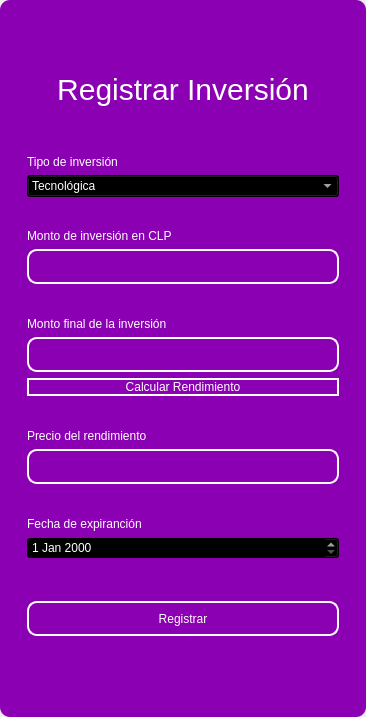
<?xml version="1.0" encoding="UTF-8"?>
<ui version="4.0">
 <class>MainWindow</class>
 <widget class="QMainWindow" name="MainWindow">
  <property name="geometry">
   <rect>
    <x>0</x>
    <y>0</y>
    <width>366</width>
    <height>717</height>
   </rect>
  </property>
  <property name="windowTitle">
   <string>MainWindow</string>
  </property>
  <property name="styleSheet">
   <string notr="true"/>
  </property>
  <widget class="QWidget" name="centralwidget">
   <property name="styleSheet">
    <string notr="true"/>
   </property>
   <layout class="QVBoxLayout" name="verticalLayout">
    <property name="spacing">
     <number>0</number>
    </property>
    <property name="leftMargin">
     <number>0</number>
    </property>
    <property name="topMargin">
     <number>0</number>
    </property>
    <property name="rightMargin">
     <number>0</number>
    </property>
    <property name="bottomMargin">
     <number>0</number>
    </property>
    <item>
     <widget class="QFrame" name="frame">
      <property name="enabled">
       <bool>true</bool>
      </property>
      <property name="styleSheet">
       <string notr="true">QFrame {
	border-radius:10px;
background-color: rgb(140, 0, 179);
 }
</string>
      </property>
      <property name="frameShape">
       <enum>QFrame::StyledPanel</enum>
      </property>
      <property name="frameShadow">
       <enum>QFrame::Raised</enum>
      </property>
      <layout class="QVBoxLayout" name="verticalLayout_2">
       <item>
        <widget class="QFrame" name="frame_superior">
         <property name="minimumSize">
          <size>
           <width>0</width>
           <height>40</height>
          </size>
         </property>
         <property name="maximumSize">
          <size>
           <width>16777215</width>
           <height>40</height>
          </size>
         </property>
         <property name="styleSheet">
          <string notr="true">QPushButton{
border-radius:18px;
}

QPushButton:hover{
	background-color: rgb(0, 0, 0);
}
</string>
         </property>
         <property name="frameShape">
          <enum>QFrame::StyledPanel</enum>
         </property>
         <property name="frameShadow">
          <enum>QFrame::Raised</enum>
         </property>
         <layout class="QHBoxLayout" name="horizontalLayout_3">
          <property name="spacing">
           <number>4</number>
          </property>
          <property name="leftMargin">
           <number>0</number>
          </property>
          <property name="topMargin">
           <number>0</number>
          </property>
          <property name="rightMargin">
           <number>0</number>
          </property>
          <property name="bottomMargin">
           <number>0</number>
          </property>
          <item>
           <widget class="QPushButton" name="btn_icon">
            <property name="text">
             <string/>
            </property>
            <property name="iconSize">
             <size>
              <width>40</width>
              <height>40</height>
             </size>
            </property>
           </widget>
          </item>
          <item>
           <spacer name="horizontalSpacer_2">
            <property name="orientation">
             <enum>Qt::Horizontal</enum>
            </property>
            <property name="sizeHint" stdset="0">
             <size>
              <width>443</width>
              <height>20</height>
             </size>
            </property>
           </spacer>
          </item>
          <item>
           <widget class="QPushButton" name="bt_minimizar">
            <property name="minimumSize">
             <size>
              <width>38</width>
              <height>38</height>
             </size>
            </property>
            <property name="maximumSize">
             <size>
              <width>38</width>
              <height>38</height>
             </size>
            </property>
            <property name="cursor">
             <cursorShape>PointingHandCursor</cursorShape>
            </property>
            <property name="text">
             <string/>
            </property>
            <property name="icon">
             <iconset>
              <normaloff>image/minus.svg</normaloff>image/minus.svg</iconset>
            </property>
            <property name="iconSize">
             <size>
              <width>38</width>
              <height>38</height>
             </size>
            </property>
           </widget>
          </item>
          <item>
           <widget class="QPushButton" name="bt_maximizar">
            <property name="minimumSize">
             <size>
              <width>38</width>
              <height>38</height>
             </size>
            </property>
            <property name="maximumSize">
             <size>
              <width>38</width>
              <height>38</height>
             </size>
            </property>
            <property name="cursor">
             <cursorShape>PointingHandCursor</cursorShape>
            </property>
            <property name="text">
             <string/>
            </property>
            <property name="icon">
             <iconset>
              <normaloff>image/chevron-up.svg</normaloff>image/chevron-up.svg</iconset>
            </property>
            <property name="iconSize">
             <size>
              <width>38</width>
              <height>38</height>
             </size>
            </property>
           </widget>
          </item>
          <item>
           <widget class="QPushButton" name="bt_restaurar">
            <property name="minimumSize">
             <size>
              <width>38</width>
              <height>38</height>
             </size>
            </property>
            <property name="maximumSize">
             <size>
              <width>38</width>
              <height>38</height>
             </size>
            </property>
            <property name="cursor">
             <cursorShape>PointingHandCursor</cursorShape>
            </property>
            <property name="text">
             <string/>
            </property>
            <property name="icon">
             <iconset>
              <normaloff>image/chevron-down.svg</normaloff>image/chevron-down.svg</iconset>
            </property>
            <property name="iconSize">
             <size>
              <width>38</width>
              <height>38</height>
             </size>
            </property>
           </widget>
          </item>
          <item>
           <widget class="QPushButton" name="bt_cerrar">
            <property name="minimumSize">
             <size>
              <width>38</width>
              <height>38</height>
             </size>
            </property>
            <property name="maximumSize">
             <size>
              <width>38</width>
              <height>38</height>
             </size>
            </property>
            <property name="cursor">
             <cursorShape>PointingHandCursor</cursorShape>
            </property>
            <property name="text">
             <string/>
            </property>
            <property name="icon">
             <iconset>
              <normaloff>image/x.svg</normaloff>image/x.svg</iconset>
            </property>
            <property name="iconSize">
             <size>
              <width>38</width>
              <height>38</height>
             </size>
            </property>
           </widget>
          </item>
         </layout>
        </widget>
       </item>
       <item>
        <widget class="QFrame" name="frame_3">
         <property name="styleSheet">
          <string notr="true">QLabel {
	color: rgb(255, 255, 254);
	font: 12pt &quot;Arial&quot;;
	background-color: rgba(0, 0, 0,0);
}

QTextEdit{
background-color: rgba(0, 0, 0,0);
border-radius:10px; 
font: 12pt &quot;Arial&quot;;
color: rgb(255, 255, 254);
border: 2px solid  rgb(255, 255, 255);

}

QTextEdit:hover{
background-color: rgba(0, 0, 0,0);
border-radius:10px; 
font: 12pt &quot;Arial&quot;;
border: 2px solid  rgb(120, 0, 171);
}

QTextEdit:focus{
background-color: rgb(0, 0, 0);
border-radius:10px; 
font: 12pt &quot;Arial&quot;;
border: 2px solid rgb(120, 0, 171);
}

QLineEdit{
background-color: rgba(0, 0, 0,0);
border-radius:10px; 
font: 12pt &quot;Arial&quot;;
color: rgb(255, 255, 254);
border: 2px solid  rgb(255, 255, 255);

}

QLineEdit:hover{
background-color: rgba(0, 0, 0,0);
border-radius:10px; 
font: 12pt &quot;Arial&quot;;
border: 2px solid  rgb(120, 0, 171);
}

QLineEdit:focus{
background-color: rgb(0, 0, 0);
border-radius:10px; 
font: 12pt &quot;Arial&quot;;
border: 2px solid rgb(120, 0, 171);
}

QCheckBox{
	font: 12pt &quot;Arial&quot;;
	color: rgb(255, 255, 255);
}

QCheckBox::indicator {
    width: 18px;
    height:18px;
}

QCheckBox::indicator:unchecked {
   background-image: url(image/square.svg);
}

QCheckBox::indicator:checked {
   background-image: url(image/check-square.svg);
}

QPushButton{
border-radius:10px; 
font: 12pt &quot;Arial&quot;;
color: rgb(255, 255, 254);
border: 2px solid #ffffff;
}

QPushButton:hover{
border-radius:10px; 
font: 12pt &quot;Arial&quot;;
color: rgb(255, 255, 255);
border: 2px solid rgb(120, 0, 171);
	background-color: rgb(120, 0, 171);
}
</string>
         </property>
         <property name="frameShape">
          <enum>QFrame::StyledPanel</enum>
         </property>
         <property name="frameShadow">
          <enum>QFrame::Raised</enum>
         </property>
         <layout class="QHBoxLayout" name="horizontalLayout_4">
          <item>
           <layout class="QVBoxLayout" name="verticalLayout_4">
            <property name="spacing">
             <number>5</number>
            </property>
            <property name="rightMargin">
             <number>0</number>
            </property>
            <property name="bottomMargin">
             <number>0</number>
            </property>
            <item>
             <widget class="QLabel" name="label_3">
              <property name="minimumSize">
               <size>
                <width>100</width>
                <height>50</height>
               </size>
              </property>
              <property name="styleSheet">
               <string notr="true">font-size: 30px;
color: rgb(255, 255, 255);</string>
              </property>
              <property name="text">
               <string>Registrar Inversión</string>
              </property>
              <property name="alignment">
               <set>Qt::AlignCenter</set>
              </property>
             </widget>
            </item>
            <item>
             <widget class="QFrame" name="frame_4">
              <property name="maximumSize">
               <size>
                <width>400</width>
                <height>700</height>
               </size>
              </property>
              <property name="styleSheet">
               <string notr="true">QLabel {
	color: rgb(255, 255, 254);
	font: 12pt &quot;Arial&quot;;
	background-color: rgba(0, 0, 0,0);
}

QTextEdit{
background-color: rgba(0, 0, 0,0);
border-radius:10px; 
font: 12pt &quot;Arial&quot;;
color: rgb(255, 255, 254);
border: 2px solid  rgb(255, 255, 255);

}

QTextEdit:hover{
background-color: rgba(0, 0, 0,0);
border-radius:10px; 
font: 12pt &quot;Arial&quot;;
border: 2px solid  rgb(120, 0, 171);
}

QTextEdit:focus{
background-color: rgb(0, 0, 0);
border-radius:10px; 
font: 12pt &quot;Arial&quot;;
border: 2px solid rgb(120, 0, 171);
}

QLineEdit{
background-color: rgba(0, 0, 0,0);
border-radius:10px; 
font: 12pt &quot;Arial&quot;;
color: rgb(255, 255, 254);
border: 2px solid  rgb(255, 255, 255);

}

QLineEdit:hover{
background-color: rgba(0, 0, 0,0);
border-radius:10px; 
font: 12pt &quot;Arial&quot;;
border: 2px solid  rgb(120, 0, 171);
}

QLineEdit:focus{
background-color: rgb(0, 0, 0);
border-radius:10px; 
font: 12pt &quot;Arial&quot;;
border: 2px solid rgb(120, 0, 171);
}

QCheckBox{
	font: 12pt &quot;Arial&quot;;
	color: rgb(255, 255, 255);
}

QCheckBox::indicator {
    width: 18px;
    height:18px;
}

QCheckBox::indicator:unchecked {
   background-image: url(image/square.svg);
}

QCheckBox::indicator:checked {
   background-image: url(image/check-square.svg);
}

QPushButton{
border-radius:10px; 
font: 12pt &quot;Arial&quot;;
color: rgb(255, 255, 254);
border: 2px solid #ffffff;
}

QPushButton:hover{
border-radius:10px; 
font: 12pt &quot;Arial&quot;;
color: rgb(255, 255, 255);
border: 2px solid rgb(120, 0, 171);
	background-color: rgb(120, 0, 171);
}
</string>
              </property>
              <property name="frameShape">
               <enum>QFrame::StyledPanel</enum>
              </property>
              <property name="frameShadow">
               <enum>QFrame::Raised</enum>
              </property>
              <layout class="QVBoxLayout" name="verticalLayout_3">
               <property name="leftMargin">
                <number>9</number>
               </property>
               <property name="topMargin">
                <number>9</number>
               </property>
               <property name="rightMargin">
                <number>9</number>
               </property>
               <property name="bottomMargin">
                <number>9</number>
               </property>
               <item>
                <spacer name="verticalSpacer_3">
                 <property name="orientation">
                  <enum>Qt::Vertical</enum>
                 </property>
                 <property name="sizeHint" stdset="0">
                  <size>
                   <width>20</width>
                   <height>40</height>
                  </size>
                 </property>
                </spacer>
               </item>
               <item>
                <widget class="QLabel" name="label_4">
                 <property name="text">
                  <string>Tipo de inversión</string>
                 </property>
                </widget>
               </item>
               <item>
                <widget class="QComboBox" name="type_combobox">
                 <property name="styleSheet">
                  <string notr="true">background-color: rgb(0, 0, 0);
color: rgb(255, 255, 255);</string>
                 </property>
                 <item>
                  <property name="text">
                   <string>Tecnológica</string>
                  </property>
                 </item>
                 <item>
                  <property name="text">
                   <string>Marketing Digital</string>
                  </property>
                 </item>
                 <item>
                  <property name="text">
                   <string>Recurso Humano</string>
                  </property>
                 </item>
                 <item>
                  <property name="text">
                   <string>Alianza Estratégica</string>
                  </property>
                 </item>
                 <item>
                  <property name="text">
                   <string>Expansión de mercado</string>
                  </property>
                 </item>
                 <item>
                  <property name="text">
                   <string>Investigación y Desarrollo (I+D)</string>
                  </property>
                 </item>
                 <item>
                  <property name="text">
                   <string>Soporte y Atención al Cliente</string>
                  </property>
                 </item>
                </widget>
               </item>
               <item>
                <spacer name="verticalSpacer_4">
                 <property name="orientation">
                  <enum>Qt::Vertical</enum>
                 </property>
                 <property name="sizeHint" stdset="0">
                  <size>
                   <width>20</width>
                   <height>40</height>
                  </size>
                 </property>
                </spacer>
               </item>
               <item>
                <widget class="QLabel" name="label_5">
                 <property name="text">
                  <string>Monto de inversión en CLP</string>
                 </property>
                </widget>
               </item>
               <item>
                <widget class="QLineEdit" name="amounttxt">
                 <property name="minimumSize">
                  <size>
                   <width>0</width>
                   <height>35</height>
                  </size>
                 </property>
                 <property name="maximumSize">
                  <size>
                   <width>16777215</width>
                   <height>16777215</height>
                  </size>
                 </property>
                 <property name="echoMode">
                  <enum>QLineEdit::Normal</enum>
                 </property>
                </widget>
               </item>
               <item>
                <spacer name="verticalSpacer_5">
                 <property name="orientation">
                  <enum>Qt::Vertical</enum>
                 </property>
                 <property name="sizeHint" stdset="0">
                  <size>
                   <width>20</width>
                   <height>40</height>
                  </size>
                 </property>
                </spacer>
               </item>
               <item>
                <widget class="QLabel" name="label">
                 <property name="text">
                  <string>Monto final de la inversión </string>
                 </property>
                </widget>
               </item>
               <item>
                <widget class="QLineEdit" name="amount_endtxt">
                 <property name="minimumSize">
                  <size>
                   <width>0</width>
                   <height>35</height>
                  </size>
                 </property>
                </widget>
               </item>
               <item>
                <widget class="QPushButton" name="btn_calculate_yield">
                 <property name="cursor">
                  <cursorShape>PointingHandCursor</cursorShape>
                 </property>
                 <property name="text">
                  <string>Calcular Rendimiento</string>
                 </property>
                </widget>
               </item>
               <item>
                <spacer name="verticalSpacer">
                 <property name="orientation">
                  <enum>Qt::Vertical</enum>
                 </property>
                 <property name="sizeHint" stdset="0">
                  <size>
                   <width>20</width>
                   <height>40</height>
                  </size>
                 </property>
                </spacer>
               </item>
               <item>
                <widget class="QLabel" name="label_2">
                 <property name="text">
                  <string>Precio del rendimiento</string>
                 </property>
                </widget>
               </item>
               <item>
                <widget class="QLineEdit" name="yieldtxt">
                 <property name="enabled">
                  <bool>false</bool>
                 </property>
                 <property name="minimumSize">
                  <size>
                   <width>0</width>
                   <height>35</height>
                  </size>
                 </property>
                </widget>
               </item>
               <item>
                <spacer name="verticalSpacer_10">
                 <property name="orientation">
                  <enum>Qt::Vertical</enum>
                 </property>
                 <property name="sizeHint" stdset="0">
                  <size>
                   <width>20</width>
                   <height>40</height>
                  </size>
                 </property>
                </spacer>
               </item>
               <item>
                <widget class="QLabel" name="label_6">
                 <property name="text">
                  <string>Fecha de expiranción</string>
                 </property>
                </widget>
               </item>
               <item>
                <widget class="QDateEdit" name="expiration_date">
                 <property name="styleSheet">
                  <string notr="true">background-color: rgb(0, 0, 0);
color: rgb(255, 255, 255);</string>
                 </property>
                </widget>
               </item>
               <item>
                <spacer name="verticalSpacer_9">
                 <property name="orientation">
                  <enum>Qt::Vertical</enum>
                 </property>
                 <property name="sizeHint" stdset="0">
                  <size>
                   <width>20</width>
                   <height>50</height>
                  </size>
                 </property>
                </spacer>
               </item>
               <item>
                <widget class="QPushButton" name="btn_add">
                 <property name="minimumSize">
                  <size>
                   <width>0</width>
                   <height>35</height>
                  </size>
                 </property>
                 <property name="cursor">
                  <cursorShape>PointingHandCursor</cursorShape>
                 </property>
                 <property name="text">
                  <string>Registrar</string>
                 </property>
                </widget>
               </item>
               <item>
                <spacer name="verticalSpacer_7">
                 <property name="orientation">
                  <enum>Qt::Vertical</enum>
                 </property>
                 <property name="sizeHint" stdset="0">
                  <size>
                   <width>20</width>
                   <height>40</height>
                  </size>
                 </property>
                </spacer>
               </item>
               <item>
                <spacer name="verticalSpacer_8">
                 <property name="orientation">
                  <enum>Qt::Vertical</enum>
                 </property>
                 <property name="sizeHint" stdset="0">
                  <size>
                   <width>20</width>
                   <height>40</height>
                  </size>
                 </property>
                </spacer>
               </item>
              </layout>
             </widget>
            </item>
           </layout>
          </item>
         </layout>
        </widget>
       </item>
      </layout>
     </widget>
    </item>
   </layout>
  </widget>
 </widget>
 <resources/>
 <connections/>
</ui>
